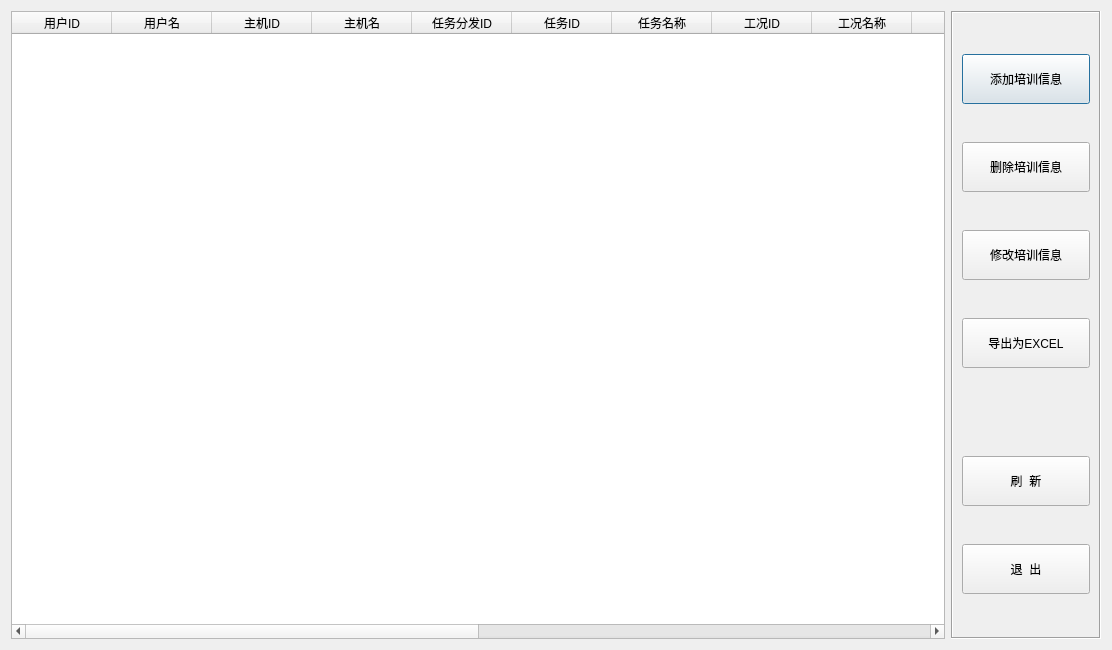
<?xml version="1.0" encoding="UTF-8"?>
<ui version="4.0">
 <class>CTrainInfoTable</class>
 <widget class="QDialog" name="CTrainInfoTable">
  <property name="geometry">
   <rect>
    <x>0</x>
    <y>0</y>
    <width>1112</width>
    <height>650</height>
   </rect>
  </property>
  <property name="windowTitle">
   <string>SimuTutor 培训信息</string>
  </property>
  <layout class="QHBoxLayout" name="horizontalLayout">
   <item>
    <widget class="QTableWidget" name="listTrainInfo">
     <property name="styleSheet">
      <string notr="true">font: 14pt &quot;宋体&quot;;</string>
     </property>
     <property name="sortingEnabled">
      <bool>true</bool>
     </property>
     <attribute name="horizontalHeaderStretchLastSection">
      <bool>true</bool>
     </attribute>
     <column>
      <property name="text">
       <string>用户ID</string>
      </property>
     </column>
     <column>
      <property name="text">
       <string>用户名</string>
      </property>
     </column>
     <column>
      <property name="text">
       <string>主机ID</string>
      </property>
     </column>
     <column>
      <property name="text">
       <string>主机名</string>
      </property>
     </column>
     <column>
      <property name="text">
       <string>任务分发ID</string>
      </property>
     </column>
     <column>
      <property name="text">
       <string>任务ID</string>
      </property>
     </column>
     <column>
      <property name="text">
       <string>任务名称</string>
      </property>
     </column>
     <column>
      <property name="text">
       <string>工况ID</string>
      </property>
     </column>
     <column>
      <property name="text">
       <string>工况名称</string>
      </property>
     </column>
     <column>
      <property name="text">
       <string>故障ID</string>
      </property>
     </column>
     <column>
      <property name="text">
       <string>故障名称</string>
      </property>
     </column>
     <column>
      <property name="text">
       <string>登录状态</string>
      </property>
     </column>
     <column>
      <property name="text">
       <string>运行状态</string>
      </property>
     </column>
     <column>
      <property name="text">
       <string>仿真速度</string>
      </property>
     </column>
     <column>
      <property name="text">
       <string>默认画面</string>
      </property>
     </column>
     <column>
      <property name="text">
       <string>任务状态</string>
      </property>
     </column>
     <column>
      <property name="text">
       <string>工况状态</string>
      </property>
     </column>
     <column>
      <property name="text">
       <string>故障状态</string>
      </property>
     </column>
    </widget>
   </item>
   <item>
    <widget class="QFrame" name="frame">
     <property name="minimumSize">
      <size>
       <width>150</width>
       <height>0</height>
      </size>
     </property>
     <property name="maximumSize">
      <size>
       <width>150</width>
       <height>16777215</height>
      </size>
     </property>
     <property name="frameShape">
      <enum>QFrame::Box</enum>
     </property>
     <property name="frameShadow">
      <enum>QFrame::Sunken</enum>
     </property>
     <layout class="QVBoxLayout" name="verticalLayout">
      <item>
       <widget class="QPushButton" name="buttonTrainInfoAdd">
        <property name="minimumSize">
         <size>
          <width>0</width>
          <height>50</height>
         </size>
        </property>
        <property name="styleSheet">
         <string notr="true">font: 14pt &quot;宋体&quot;;</string>
        </property>
        <property name="text">
         <string>添加培训信息</string>
        </property>
       </widget>
      </item>
      <item>
       <widget class="QPushButton" name="buttonTrainInfoDel">
        <property name="minimumSize">
         <size>
          <width>0</width>
          <height>50</height>
         </size>
        </property>
        <property name="styleSheet">
         <string notr="true">font: 14pt &quot;宋体&quot;;</string>
        </property>
        <property name="text">
         <string>删除培训信息</string>
        </property>
       </widget>
      </item>
      <item>
       <widget class="QPushButton" name="buttonTrainInfoModify">
        <property name="minimumSize">
         <size>
          <width>0</width>
          <height>50</height>
         </size>
        </property>
        <property name="styleSheet">
         <string notr="true">font: 14pt &quot;宋体&quot;;</string>
        </property>
        <property name="text">
         <string>修改培训信息</string>
        </property>
       </widget>
      </item>
      <item>
       <widget class="QPushButton" name="buttonExport">
        <property name="minimumSize">
         <size>
          <width>0</width>
          <height>50</height>
         </size>
        </property>
        <property name="styleSheet">
         <string notr="true">font: 14pt &quot;宋体&quot;;</string>
        </property>
        <property name="text">
         <string>导出为EXCEL</string>
        </property>
       </widget>
      </item>
      <item>
       <spacer name="verticalSpacer">
        <property name="orientation">
         <enum>Qt::Vertical</enum>
        </property>
        <property name="sizeType">
         <enum>QSizePolicy::Fixed</enum>
        </property>
        <property name="sizeHint" stdset="0">
         <size>
          <width>20</width>
          <height>50</height>
         </size>
        </property>
       </spacer>
      </item>
      <item>
       <widget class="QPushButton" name="buttonRefresh">
        <property name="minimumSize">
         <size>
          <width>0</width>
          <height>50</height>
         </size>
        </property>
        <property name="styleSheet">
         <string notr="true">font: 14pt &quot;宋体&quot;;</string>
        </property>
        <property name="text">
         <string>刷  新</string>
        </property>
       </widget>
      </item>
      <item>
       <widget class="QPushButton" name="buttonExit">
        <property name="minimumSize">
         <size>
          <width>0</width>
          <height>50</height>
         </size>
        </property>
        <property name="styleSheet">
         <string notr="true">font: 14pt &quot;宋体&quot;;</string>
        </property>
        <property name="text">
         <string>退  出</string>
        </property>
       </widget>
      </item>
     </layout>
    </widget>
   </item>
  </layout>
 </widget>
 <tabstops>
  <tabstop>listTrainInfo</tabstop>
 </tabstops>
 <resources/>
 <connections>
  <connection>
   <sender>buttonExit</sender>
   <signal>clicked()</signal>
   <receiver>CTrainInfoTable</receiver>
   <slot>reject()</slot>
   <hints>
    <hint type="sourcelabel">
     <x>705</x>
     <y>490</y>
    </hint>
    <hint type="destinationlabel">
     <x>399</x>
     <y>274</y>
    </hint>
   </hints>
  </connection>
 </connections>
</ui>
